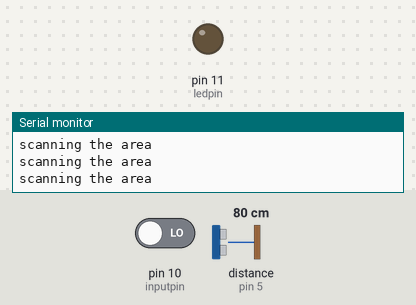
This sketch was run on a simulated Arduino Uno, built with avr-gcc and run on an emulated ATmega328P. On the bench: output pins drawn as LEDs (lit = HIGH), the last lines printed to the serial monitor. The test bench sets the inputs (shaded band); at power-on: pin 10 (inputpin) LOW, distance to the obstacle (sensor on pin 5) 80 cm. The echo pulse lasts 58.3 µs per cm; the modem accepts every AT command (registered, SIM ready, sends succeed) and sends nothing else; pins used as bus, display or sensor lines are not drawn.

Above: at 1.2 s.
1.3 s: pin 10 (inputpin) driven HIGH
At 2.6 s:
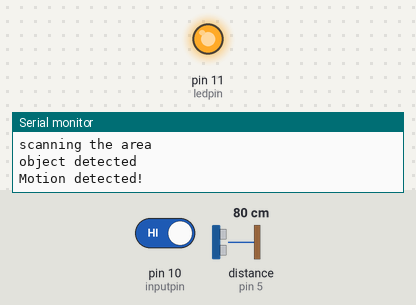
Timing chart, 0 to 4.3 s (numbered marks = the images above; inputs shaded):
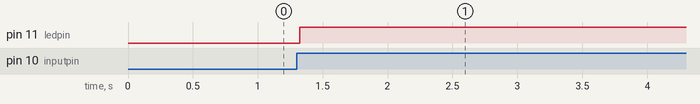

Measured:
- after the input at 1.3 s, pin 11 (ledpin): LOW → HIGH at once

The sketch:

home_security.ino
```cpp
#include <SoftwareSerial.h>
SoftwareSerial SIM900(7, 8);
String textSMS;
int data = 0;
int val = 0;
int const tringpin = 13;
int const echopin = 5;
int inputpin = 10;
int pirState = LOW;
int ledpin = 11;

String f1001 = "+91XXXXXXXXXX";
String f1002 = "+91XXXXXXXXXX";
String f1003 = "+91XXXXXXXXXX";

void setup(){

  Serial.begin(9600);
  Serial.println("Calibrating the sensor");
  SIM900.begin(9600);
  pinMode(tringpin, OUTPUT);
  pinMode(echopin, INPUT);
  pinMode(ledpin, OUTPUT);
  pinMode(inputpin, INPUT);
  Serial.println(" logging time completed!");
  for (int i=0;i<15;i++){
    Serial.println(".");
    delay(1);
  }
  Serial.println("Done sensor is activated");
  delay(1);
}

void loop(){

  val = digitalRead(inputpin);

  int duration,distance;
  digitalWrite(tringpin, HIGH);
  delay(1);
  digitalWrite(tringpin, LOW);

  duration = pulseIn(echopin, HIGH);
  Serial.println("scanning the area");

  distance = (duration/2) / 29.1;


  if(distance <= 100 && distance >= 0 && val == HIGH){
    digitalWrite(ledpin, HIGH);
    Serial.println("object detected");
    Serial.println("Motion detected!");

    textSMS = "\nIntruder detected";
    sendsms(textSMS, f1001);
    Serial.println(textSMS);
    Serial.println("message sent.");
    delay(1000);

    sendsms("Intruder Detected!!!!!!!!!", f1002);
  Serial.println(textSMS);
  Serial.println("message sent.");
delay(1000);

  sendsms("Intruder Detected!!!!!!!!!", f1003);
  Serial.println(textSMS);
  Serial.println("message sent.");
delay(1000);
if (pirState == LOW){

      pirState = HIGH;
    }
  }else{
    digitalWrite(ledpin, LOW);
    if (pirState == HIGH){
      pirState = LOW;
    }
  }
}

void sendsms(String message, String number){
  String mnumber = "AT + CMGS = \""+number+"\"";
  SIM900.print("AT+CMGF=1\r");
  delay(1000);
  SIM900.println(mnumber);

  delay(1000);
  SIM900.println(message);
  delay(1000);
  SIM900.println((char)26);
  delay(1000);
  SIM900.println();
  delay(1000);
}
```
